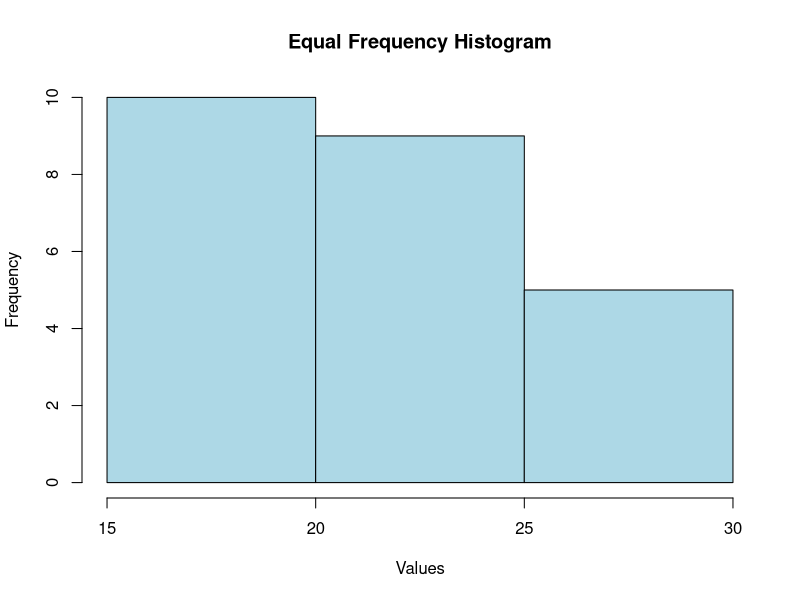

This chart was generated by the following R code:
x <- c(18,18,18,20,20,20,20,20,20,20,21,21,
       21,21,25,25,25,25,25,28,28,30,30,30)
# Equal-frequency partition (3 bins)
bins <- split(x, cut(seq_along(x), breaks=3, labels=FALSE))
bins
# Bin means smoothing
bin_mean <- lapply(bins, function(b) rep(mean(b), length(b)))
bin_mean
# Bin boundary smoothing
bin_boundary <- lapply(bins, function(b){
  low <- min(b)
  high <- max(b)
  sapply(b, function(v){
    if(abs(v-low) <= abs(v-high)) low else high
  })
})
bin_boundary
# Histogram
hist(x,
     breaks=3,
     main="Equal Frequency Histogram",
     xlab="Values",
     col="lightblue")
